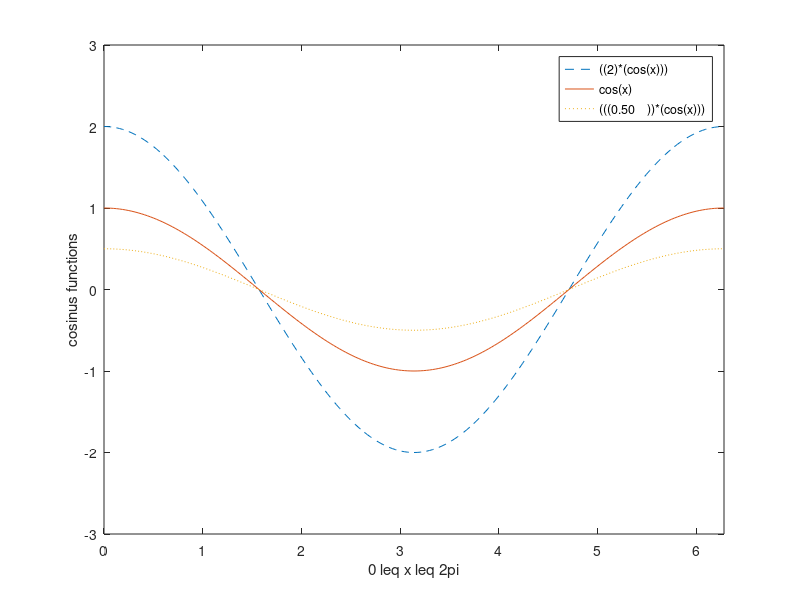

Source code (MATLAB):
_code_git_version="b858b59dd6e7b6e368a798607fb344bfd5f5b689";
_code_repository="https://github.com/plops/cl-m-generator/tree/master/example/01_simple/source/run_00_start.m";
_code_generation_time="22:33:03 of Sunday, 2020-11-29 (GMT+1)";
;
;
x=((1)+(((2)*(3))));
;
format short;
y=((((1)/(((2)+(((3)^(2)))))))+(((((4)/(5)))*(((6)/(7))))));
;
format long;
y;
clear;
who;
;
x=((1)+(((2)*(3))));

format short
y=((((1)/(((2)+(((3)^(2)))))))+(((((4)/(5)))*(((6)/(7))))));

format long
y
clear
who
;
x=[1, 2, 3, 4, 5, 6];
y=[3, -1, 2, 4, 5, 1];
;
plot(x, y);
;
x=0:((pi)/(100)):((2)*(pi));
y=sin(x);
;
plot(x, y);
xlabel("x=0:2\pi");
ylabel("sine of x");
title("plot of sine function");
;
%% multiple datasets in one plot
;
x=0:((pi)/(100)):((2)*(pi));
;
y1=((2)*(cos(x)));
;
y2=cos(x);
;
y3=(((0.50    ))*(cos(x)));
;
plot(x, y1, "--", x, y2, "-", x, y3, ":");
xlabel("0 \leq x \leq 2\pi");
ylabel("cosinus functions");
legend("((2)*(cos(x)))", "cos(x)", "(((0.50    ))*(cos(x)))");
axis([0, ((2)*(pi)), -3, 3]);
;
;
v=[1, 4, 7, 10, 13];
w=[1; 4; 7; 10; 13];
;
w2=transpose(v);
;
;
v(1:3)
v(3:end)
v(:)
v(1:end)
;
%% matrix example
;
A=[1 2 3;4 5 6;7 8 9;];
;
[m, n]=size(A);
;
B=[A ((10)*(A));-A [1 0 0;0 1 0;0 0 1;];];
;
;
